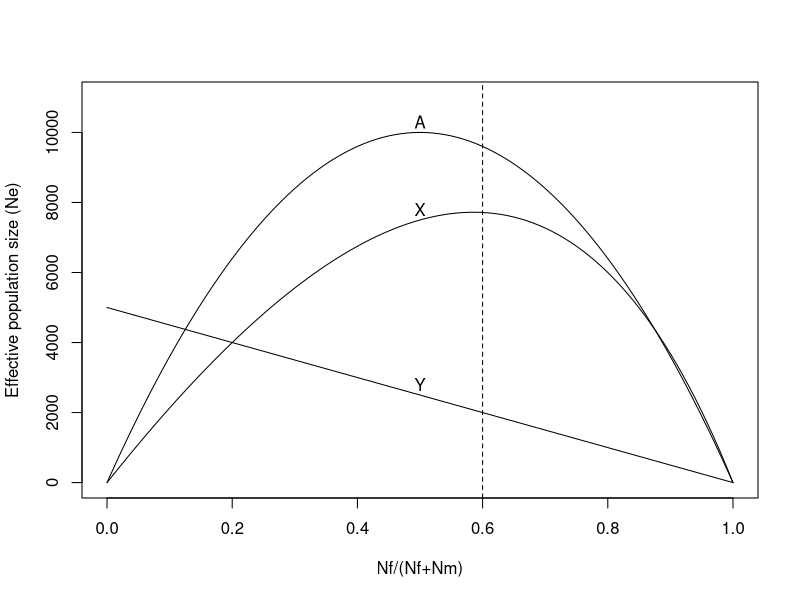
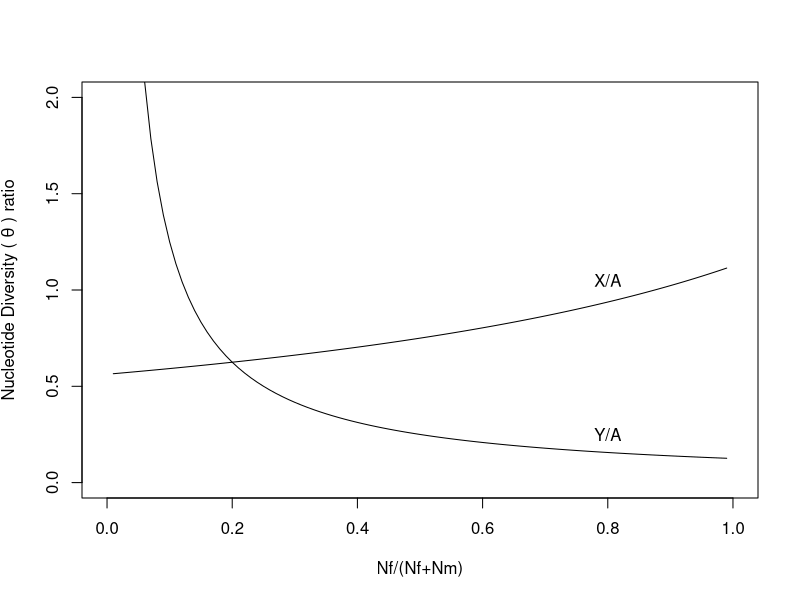

These charts were generated, in order, by the following R code: (Note: this script raises an error after producing the figures.)
Nf=5000 #number of females
Nm=5000 #number of males
N=Nf+Nm #total number of individuals
x=Nf/(Nf+Nm) #proportion of females

#Expected Ne as a function of the sex ratio for different chromosome types in a neutral model
curve(4*N*(1-x)*x, from=0,to=1, #autosomes
      ylab="Effective population size (Ne)", 
      xlab= "Nf/(Nf+Nm)", 
      ylim=c(0,11000))
curve(9*N*x*(x-1)/(2*(x-2)),from=0,to=1, add=T) #Xchromosomes
curve(N*(1-x)/2,from=0,to=1, add=T) #Ychromosomes
text(0.5,2800, labels="Y")
text(0.5,7800, labels="X")
text(0.5,10300, labels="A")
abline(v=0.6,lty=2)

#Nucelotide diversity ratios (for a neutral model, assuming equal mutation rates, and theta=4Nemu)
curve(((9*N*x*(x-1)/(2*(x-2))))/(4*N*(1-x)*x), from=0, to=1,
      ylab=expression(paste("Nucleotide Diversity ( ", theta, " ) ratio")),
      xlab="Nf/(Nf+Nm)",
      ylim=c(0,2))
curve((N*(1-x)/2)/(4*N*(1-x)*x), from=0, to=1,add=T)
text(0.8,1.05, labels="X/A")
text(0.8,0.25, labels="Y/A")
#abline(v=0.6,lty=2)
points(0.6,tx_x_auto,pch=20,col="darkgreen") #empirical X/A weighted theta
points(0.6,sc_x_auto,pch=20,col="darkred") #empirical X/A weighted theta
points(0.6,fl_x_auto,pch=20,col="darkred") #empirical X/A weighted theta


#points(0.6,1.0,pch=15,col="darkgreen") # X/A mlhka
#points(0.6,0.017,pch=15,col="red") # Y/A mlhka
points(0.6,tx_y_auto,pch=20, col="black") #empirical Y/A weighted theta
points(0.6,sc_y_auto,pch=20, col="black") #empirical Y/A weighted theta
points(0.6,fl_y_auto,pch=20, col="black") #empirical Y/A weighted theta


segments(x0=0.6, y0=0.74, x1=0.6, y1=0.96, lwd=2, col="black") #conf interval for weighted mean X/A theta TX
segments(x0=0.6, y0=0.001, x1=0.6, y1=0.07, lwd=2, col="black") #conf interval for weighted mean Y/A theta TX


#TX
segments(x0=0.6,y0=lowerXA,x1=0.6,y1=upperXA,lwd=2, col="black")

#SC
segments(x0=0.6,y0=lowerSC_XA,x1=0.6,y1=upperSC_XA,lwd=2, col="black")

#FL
segments(x0=0.6,y0=lowerSC_XA,x1=0.6,y1=upperSC_XA,lwd=2, col="black")


legend(x=0.2,y=2.0, c(expression(paste("X/A weighted mean ", theta, "  TX ")), 
                      expression(paste("X/A weighted mean ", theta, "  SC & FL ")),
                      expression(paste("Y/A weighted mean ", theta, " "))),
       pch=20,col=c("darkgreen","darkred","black"),pt.cex=1.2,
       cex=0.7, box.lty=0)
#legend(x=0.2,y=2.0, c("X/A mlhka scalar", "Y/A mlhka scalar"),
        #pch=15,col=c("darkgreen","red"),pt.cex=1.2,
        #cex=0.7, box.lty=0)
#legend(x=0.2,y=1.6, c("mlhka credibility interval"),
        #cex=0.7, box.lty=0,lty=c(1),col="black", lwd=3)

legend(x=0.2,y=1.4, c("likelihood credibility interval"),
       cex=0.7, box.lty=0,lty=c(1),col="black", lwd=2)
legend(x=0.2,y=1.6, c("bootstrapped confidence interval"),
       cex=0.7, box.lty=0,lty=c(1),col="red", lwd=2)




